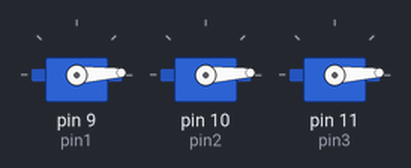
Bench run of a sketch on a simulated Arduino Uno, built with avr-gcc and run on an emulated ATmega328P. Parts: 3 × servo.

Above: at 0.05 s.
At 0.65 s:
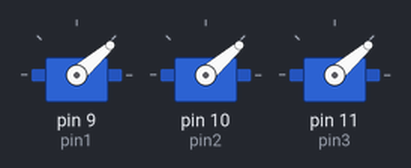
At 0.95 s:
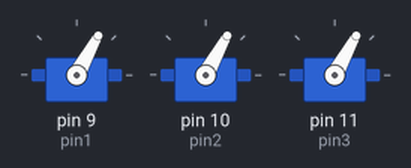
At 1.9 s:
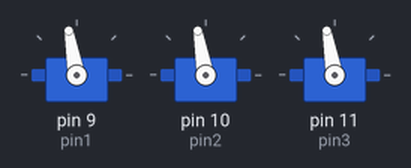
At 2.8 s:
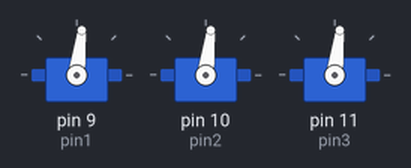
At 3.75 s:
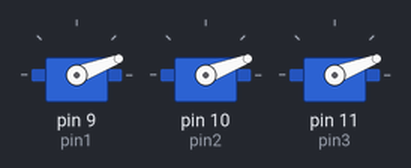
Timing chart, 0 to 6.6 s (numbered marks = the images above):
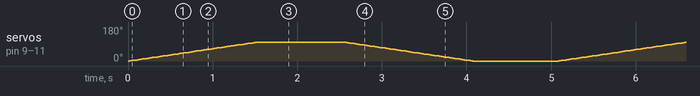

The sketch:

3sarm.ino
```cpp
#include <Servo.h>

Servo servo1;
Servo servo2;
Servo servo3;

const int pin1 = 9;
const int pin2 = 10;
const int pin3 = 11;

void setup() {
  servo1.attach(pin1);
  servo2.attach(pin2);
  servo3.attach(pin3);
}

void loop() {
  for (int angle = 0; angle <= 100; angle += 1) {
    servo1.write(angle);
    servo2.write(angle);
    servo3.write(angle);
    delay(15);
  }

  delay(1000);

  for (int angle = 100; angle >= 0; angle -= 1) {
    servo1.write(angle);
    servo2.write(angle);
    servo3.write(angle);
    delay(15);
  }

  delay(1000);
}
```
